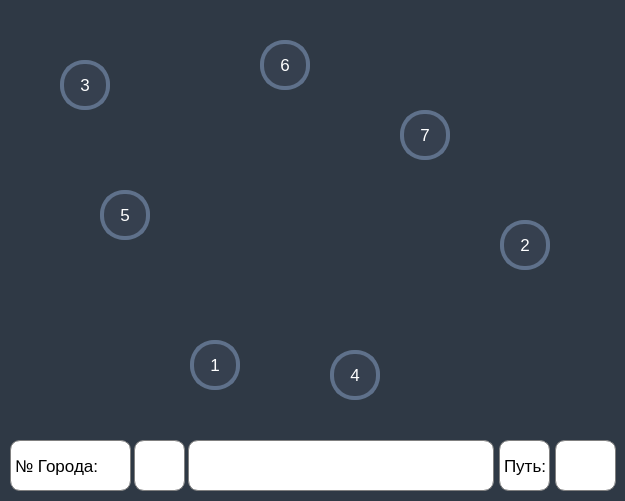
<?xml version="1.0" encoding="UTF-8"?>
<ui version="4.0">
 <class>MainWindow</class>
 <widget class="QMainWindow" name="MainWindow">
  <property name="enabled">
   <bool>true</bool>
  </property>
  <property name="geometry">
   <rect>
    <x>0</x>
    <y>0</y>
    <width>625</width>
    <height>501</height>
   </rect>
  </property>
  <property name="minimumSize">
   <size>
    <width>625</width>
    <height>501</height>
   </size>
  </property>
  <property name="maximumSize">
   <size>
    <width>625</width>
    <height>501</height>
   </size>
  </property>
  <property name="windowTitle">
   <string>MainWindow</string>
  </property>
  <property name="styleSheet">
   <string notr="true">QMainWindow{
	background-color: rgb(47, 57, 69);
} </string>
  </property>
  <widget class="QWidget" name="centralwidget">
   <property name="styleSheet">
    <string notr="true">QWidget{
	background-color: rgb(47, 57, 69);
}</string>
   </property>
   <widget class="QLabel" name="label">
    <property name="geometry">
     <rect>
      <x>10</x>
      <y>440</y>
      <width>121</width>
      <height>51</height>
     </rect>
    </property>
    <property name="font">
     <font>
      <pointsize>13</pointsize>
     </font>
    </property>
    <property name="styleSheet">
     <string notr="true">QLabel{
border: 1px solid grey;
background-color:rgb(255, 255, 255);

  qproperty-alignment: 'AlignVCenter | AlignCenter';
border-radius: 10px;
}</string>
    </property>
    <property name="text">
     <string>№ Города:</string>
    </property>
   </widget>
   <widget class="QGraphicsView" name="graphicsView">
    <property name="geometry">
     <rect>
      <x>0</x>
      <y>10</y>
      <width>621</width>
      <height>491</height>
     </rect>
    </property>
    <property name="styleSheet">
     <string notr="true">QGraphicsView{
border: none;
}</string>
    </property>
   </widget>
   <widget class="QLabel" name="label_optim">
    <property name="geometry">
     <rect>
      <x>188</x>
      <y>440</y>
      <width>306</width>
      <height>51</height>
     </rect>
    </property>
    <property name="font">
     <font>
      <pointsize>15</pointsize>
     </font>
    </property>
    <property name="styleSheet">
     <string notr="true">QLabel{
border: 1px solid grey;
background-color:rgb(255, 255, 255);

  qproperty-alignment: 'AlignVCenter | AlignCenter';
border-radius: 10px;
}</string>
    </property>
    <property name="text">
     <string/>
    </property>
   </widget>
   <widget class="QPushButton" name="pushButton_1">
    <property name="geometry">
     <rect>
      <x>190</x>
      <y>340</y>
      <width>50</width>
      <height>50</height>
     </rect>
    </property>
    <property name="font">
     <font>
      <pointsize>13</pointsize>
     </font>
    </property>
    <property name="cursor">
     <cursorShape>PointingHandCursor</cursorShape>
    </property>
    <property name="styleSheet">
     <string notr="true">QPushButton
{
color: white;
background-color: rgb(54, 64, 79);
border: 4px solid rgb(95, 113, 139);
border-radius: 24px;
}

QPushButton::pressed
{
background-color:qlineargradient(spread:pad, x1:0, y1:0, x2:0, y2:1, stop:0 rgba(54, 64, 79, 255), stop:1 rgba(170, 170, 170, 255));
}</string>
    </property>
    <property name="text">
     <string>1</string>
    </property>
   </widget>
   <widget class="QPushButton" name="pushButton_2">
    <property name="geometry">
     <rect>
      <x>500</x>
      <y>220</y>
      <width>50</width>
      <height>50</height>
     </rect>
    </property>
    <property name="font">
     <font>
      <pointsize>13</pointsize>
     </font>
    </property>
    <property name="cursor">
     <cursorShape>PointingHandCursor</cursorShape>
    </property>
    <property name="styleSheet">
     <string notr="true">QPushButton
{
color: white;
background-color: rgb(54, 64, 79);
border: 4px solid rgb(95, 113, 139);
border-radius: 24px;
}

QPushButton::pressed
{
background-color:qlineargradient(spread:pad, x1:0, y1:0, x2:0, y2:1, stop:0 rgba(54, 64, 79, 255), stop:1 rgba(170, 170, 170, 255));
}</string>
    </property>
    <property name="text">
     <string>2</string>
    </property>
   </widget>
   <widget class="QPushButton" name="pushButton_5">
    <property name="geometry">
     <rect>
      <x>100</x>
      <y>190</y>
      <width>50</width>
      <height>50</height>
     </rect>
    </property>
    <property name="font">
     <font>
      <pointsize>13</pointsize>
     </font>
    </property>
    <property name="cursor">
     <cursorShape>PointingHandCursor</cursorShape>
    </property>
    <property name="styleSheet">
     <string notr="true">QPushButton
{
color: white;
background-color: rgb(54, 64, 79);
border: 4px solid rgb(95, 113, 139);
border-radius: 24px;
}

QPushButton::pressed
{
background-color:qlineargradient(spread:pad, x1:0, y1:0, x2:0, y2:1, stop:0 rgba(54, 64, 79, 255), stop:1 rgba(170, 170, 170, 255));
}</string>
    </property>
    <property name="text">
     <string>5</string>
    </property>
   </widget>
   <widget class="QPushButton" name="pushButton_3">
    <property name="geometry">
     <rect>
      <x>60</x>
      <y>60</y>
      <width>50</width>
      <height>50</height>
     </rect>
    </property>
    <property name="font">
     <font>
      <pointsize>13</pointsize>
     </font>
    </property>
    <property name="cursor">
     <cursorShape>PointingHandCursor</cursorShape>
    </property>
    <property name="styleSheet">
     <string notr="true">QPushButton
{
color: white;
background-color: rgb(54, 64, 79);
border: 4px solid rgb(95, 113, 139);
border-radius: 24px;
}

QPushButton::pressed
{
background-color:qlineargradient(spread:pad, x1:0, y1:0, x2:0, y2:1, stop:0 rgba(54, 64, 79, 255), stop:1 rgba(170, 170, 170, 255));
}</string>
    </property>
    <property name="text">
     <string>3</string>
    </property>
   </widget>
   <widget class="QPushButton" name="pushButton_4">
    <property name="geometry">
     <rect>
      <x>330</x>
      <y>350</y>
      <width>50</width>
      <height>50</height>
     </rect>
    </property>
    <property name="font">
     <font>
      <pointsize>13</pointsize>
     </font>
    </property>
    <property name="cursor">
     <cursorShape>PointingHandCursor</cursorShape>
    </property>
    <property name="styleSheet">
     <string notr="true">QPushButton
{
color: white;
background-color: rgb(54, 64, 79);
border: 4px solid rgb(95, 113, 139);
border-radius: 24px;
}

QPushButton::pressed
{
background-color:qlineargradient(spread:pad, x1:0, y1:0, x2:0, y2:1, stop:0 rgba(54, 64, 79, 255), stop:1 rgba(170, 170, 170, 255));
}</string>
    </property>
    <property name="text">
     <string>4</string>
    </property>
   </widget>
   <widget class="QPushButton" name="pushButton_6">
    <property name="geometry">
     <rect>
      <x>260</x>
      <y>40</y>
      <width>50</width>
      <height>50</height>
     </rect>
    </property>
    <property name="font">
     <font>
      <pointsize>13</pointsize>
     </font>
    </property>
    <property name="cursor">
     <cursorShape>PointingHandCursor</cursorShape>
    </property>
    <property name="styleSheet">
     <string notr="true">QPushButton
{
color: white;
background-color: rgb(54, 64, 79);
border: 4px solid rgb(95, 113, 139);
border-radius: 24px;
}

QPushButton::pressed
{
background-color:qlineargradient(spread:pad, x1:0, y1:0, x2:0, y2:1, stop:0 rgba(54, 64, 79, 255), stop:1 rgba(170, 170, 170, 255));
}</string>
    </property>
    <property name="text">
     <string>6</string>
    </property>
   </widget>
   <widget class="QLabel" name="label_gorod">
    <property name="geometry">
     <rect>
      <x>134</x>
      <y>440</y>
      <width>51</width>
      <height>51</height>
     </rect>
    </property>
    <property name="font">
     <font>
      <pointsize>18</pointsize>
     </font>
    </property>
    <property name="styleSheet">
     <string notr="true">QLabel{
border: 1px solid grey;
background-color:rgb(255, 255, 255);

  qproperty-alignment: 'AlignVCenter | AlignCenter';
border-radius: 10px;
}</string>
    </property>
    <property name="text">
     <string/>
    </property>
   </widget>
   <widget class="QLabel" name="label_2">
    <property name="geometry">
     <rect>
      <x>499</x>
      <y>440</y>
      <width>51</width>
      <height>51</height>
     </rect>
    </property>
    <property name="font">
     <font>
      <pointsize>13</pointsize>
     </font>
    </property>
    <property name="styleSheet">
     <string notr="true">QLabel{
border: 1px solid grey;
background-color:rgb(255, 255, 255);

  qproperty-alignment: 'AlignVCenter | AlignCenter';
border-radius: 10px;
}</string>
    </property>
    <property name="text">
     <string>Путь:</string>
    </property>
   </widget>
   <widget class="QLabel" name="label_put">
    <property name="geometry">
     <rect>
      <x>555</x>
      <y>440</y>
      <width>61</width>
      <height>51</height>
     </rect>
    </property>
    <property name="font">
     <font>
      <pointsize>18</pointsize>
     </font>
    </property>
    <property name="styleSheet">
     <string notr="true">QLabel{
border: 1px solid grey;
background-color:rgb(255, 255, 255);

  qproperty-alignment: 'AlignVCenter | AlignCenter';
border-radius: 10px;
}</string>
    </property>
    <property name="text">
     <string/>
    </property>
   </widget>
   <widget class="QPushButton" name="pushButton_7">
    <property name="geometry">
     <rect>
      <x>400</x>
      <y>110</y>
      <width>50</width>
      <height>50</height>
     </rect>
    </property>
    <property name="font">
     <font>
      <pointsize>13</pointsize>
     </font>
    </property>
    <property name="cursor">
     <cursorShape>PointingHandCursor</cursorShape>
    </property>
    <property name="styleSheet">
     <string notr="true">QPushButton
{
color: white;
background-color: rgb(54, 64, 79);
border: 4px solid rgb(95, 113, 139);
border-radius: 24px;
}

QPushButton::pressed
{
background-color:qlineargradient(spread:pad, x1:0, y1:0, x2:0, y2:1, stop:0 rgba(54, 64, 79, 255), stop:1 rgba(170, 170, 170, 255));
}</string>
    </property>
    <property name="text">
     <string>7</string>
    </property>
   </widget>
   <zorder>graphicsView</zorder>
   <zorder>label</zorder>
   <zorder>label_optim</zorder>
   <zorder>label_gorod</zorder>
   <zorder>pushButton_6</zorder>
   <zorder>pushButton_4</zorder>
   <zorder>pushButton_2</zorder>
   <zorder>pushButton_5</zorder>
   <zorder>pushButton_1</zorder>
   <zorder>pushButton_3</zorder>
   <zorder>label_2</zorder>
   <zorder>label_put</zorder>
   <zorder>pushButton_7</zorder>
  </widget>
 </widget>
 <resources/>
 <connections/>
</ui>
